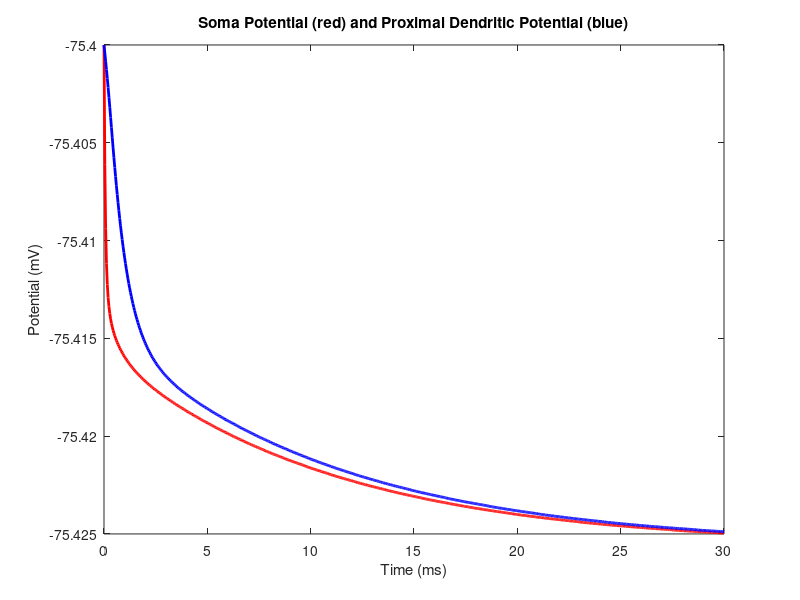
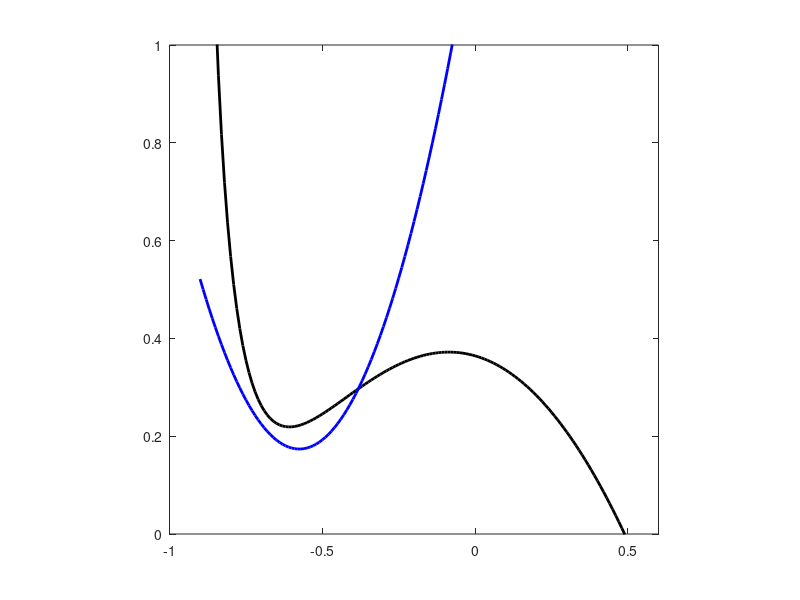

Recreate these plots in MATLAB, in order.
%Fourth Order Runge-Kutta for N-Dimensional Systemsclear all; hold off;whitebg('w');Total_Equations = 8;  %Solve for this number of interacting NeuronsDT = 0.04;  %Time incrementFinal_Time = 30;   %Final time value for calculationLast = Final_Time/DT + 1;  %Last time stepTime = DT*[0:Last-1];  %Time vectorTau = 0.97;  %Neural time constants in msecTauR = 5.6;WTS = [1 2 2 1];  %Runge-Kutta Coefficient weightsfor NU = 1:Total_Equations;  %Initialize	X(NU, :) = zeros(1, Last);  %Vector to store response of Neuron #1	K(NU, :) = zeros(1, 4);  %Runge-Kutta terms		Weights(NU, :) = WTS;  %Make into matrix for efficiency in main loopend;Stimulus = zeros(1, Last);X(1, 1) = -0.754;  %Initial conditions here if different from zeroX(2, 1) = 0.279;  %Initial conditions here if different from zeroX(3, 1) = -0.754;  %Initial conditions here if different from zeroX(4, 1) = 0.279;  %Initial conditions here if different from zeroX(5, 1) = -0.754;  %Initial conditions here if different from zeroX(6, 1) = 0.279;  %Initial conditions here if different from zeroX(7, 1) = -0.754;  %Initial conditions here if different from zeroX(8, 1) = 0.279;  %Initial conditions here if different from zeroWt2 = [0 .5 .5 1];  %Second set of RK weightsrkIndex = [1 1 2 3];SorD = input('Stimulate (1) Soma or (2) Apical Dendrite: ');Stim = 0.45;T1 = clock;%**********gc = 4; %Conductance between compartmentsNaX = 0.05;%**********ST = 10.6;for T = 2:Last;  for rk = 1:4  %Fourth Order Runge-Kutta	XH = X(:, T-1) + K(:, rkIndex(rk))*Wt2(rk); 	Tme =Time(T-1) + Wt2(rk)*DT;  %Time upgrade	ST = Stim*(Tme >= 2)*(Tme <= 25);		K(1, rk) = DT/Tau*(-(17.81 + 47.58*XH(1) + 33.8*XH(1)^2)*(XH(1) - 0.48) - 26*XH(2)*(XH(1) + 0.95) + gc*(XH(3) - XH(1)) + ST*(SorD == 1));    	K(2, rk) = DT/TauR*(-XH(2) + 1.29*XH(1) + 0.79 + 3.3*(XH(1) + 0.38)^2);	K(3, rk) = DT/Tau*(NaX*(-(17.81 + 47.58*XH(3) + 33.8*XH(3)^2)*(XH(3) - 0.48) - 26*XH(4)*(XH(3) + 0.95)) + gc*(XH(1) - XH(3)) + gc*(XH(5) - XH(3)));    	K(4, rk) = DT/TauR*(-XH(4) + 1.29*XH(3) + 0.79 + 3.3*(XH(3) + 0.38)^2);	K(5, rk) = DT/Tau*(NaX*(-(17.81 + 47.58*XH(5) + 33.8*XH(5)^2)*(XH(5) - 0.48) - 26*XH(6)*(XH(5) + 0.95)) + gc*(XH(3) - XH(5)) + gc*(XH(7) - XH(5)));    	K(6, rk) = DT/TauR*(-XH(6) + 1.29*XH(5) + 0.79 + 3.3*(XH(5) + 0.38)^2);	K(7, rk) = DT/Tau*(NaX*(-(17.81 + 47.58*XH(7) + 33.8*XH(7)^2)*(XH(7) - 0.48) - 26*XH(8)*(XH(7) + 0.95)) + gc*(XH(5) - XH(7)) + ST*(SorD == 2));    	K(8, rk) = DT/TauR*(-XH(8) + 1.29*XH(7) + 0.79 + 3.3*(XH(7) + 0.38)^2);		 end;	X(:, T) = X(:, T-1) + sum((Weights.*K)')'/6;	Stimulus(T) = ST;end;Calculation_Time = etime(clock, T1)figure(1), ZA = plot(Time, 100*X(1, :), 'r-', Time, 100*X(7,  :), 'b-'); set(ZA, 'LineWidth', 2);xlabel('Time (ms)'); ylabel('Potential (mV)');title('Soma Potential (red) and Proximal Dendritic Potential (blue)');VV = -0.9:0.01:1.5;DVdt = -0.5*((1.37 + 3.66*VV + 2.6*VV.^2).*(VV - 0.48) - Stim/13)./(VV + 0.95);DRdt = 1.29*VV + 0.79 + 3.3*(VV + 0.38).^2;figure(2), ZB = plot(VV, DVdt, 'k-', VV, DRdt, 'b-', X(1, :), X(2, :), 'r-'); axis([-1, 0.6, 0, 1]);set(ZB, 'LineWidth', 2); axis square;[Soma, Stime] = max(X(1, :));[Dend, Dtime] = max(X(7, :));Soma_Spike = 100*(Soma + 0.754)Dendrite_Spike = 100*(Dend + 0.754)Time_Diff = Time(Dtime) - Time(Stime)